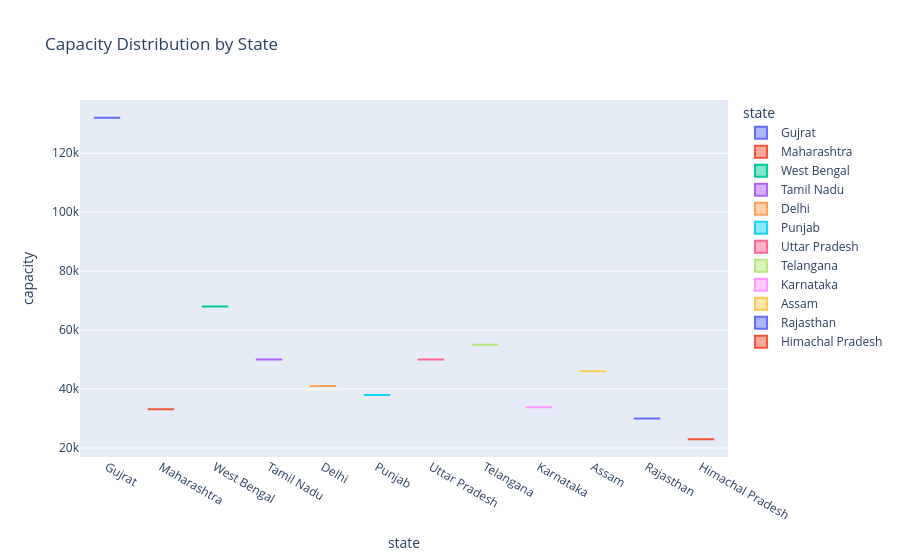

Here is the notebook cell this chart was saved with:
### Code cell
#  Box Plot: Capacity Distribution by State
fig = px.box(df, x="state", y="capacity", color="state",title="Capacity Distribution by State")
fig.show()

### Figure 1 — Plotly figure (JSON) as saved in the notebook; plotly's stock layout.template omitted (floating-point values rounded to 4 significant figures)
{"data": [{"alignmentgroup": "True", "hovertemplate": "state=%{x}<br>capacity=%{y}<extra></extra>", "legendgroup": "Gujrat", "marker": {"color": "#636efa"}, "name": "Gujrat", "notched": false, "offsetgroup": "Gujrat", "orientation": "v", "showlegend": true, "type": "box", "x": ["Gujrat"], "x0": " ", "xaxis": "x", "y": [132000], "y0": " ", "yaxis": "y"}, {"alignmentgroup": "True", "hovertemplate": "state=%{x}<br>capacity=%{y}<extra></extra>", "legendgroup": "Maharashtra", "marker": {"color": "#EF553B"}, "name": "Maharashtra", "notched": false, "offsetgroup": "Maharashtra", "orientation": "v", "showlegend": true, "type": "box", "x": ["Maharashtra"], "x0": " ", "xaxis": "x", "y": [33108], "y0": " ", "yaxis": "y"}, {"alignmentgroup": "True", "hovertemplate": "state=%{x}<br>capacity=%{y}<extra></extra>", "legendgroup": "West Bengal", "marker": {"color": "#00cc96"}, "name": "West Bengal", "notched": false, "offsetgroup": "West Bengal", "orientation": "v", "showlegend": true, "type": "box", "x": ["West Bengal"], "x0": " ", "xaxis": "x", "y": [68000], "y0": " ", "yaxis": "y"}, {"alignmentgroup": "True", "hovertemplate": "state=%{x}<br>capacity=%{y}<extra></extra>", "legendgroup": "Tamil Nadu", "marker": {"color": "#ab63fa"}, "name": "Tamil Nadu", "notched": false, "offsetgroup": "Tamil Nadu", "orientation": "v", "showlegend": true, "type": "box", "x": ["Tamil Nadu"], "x0": " ", "xaxis": "x", "y": [50000], "y0": " ", "yaxis": "y"}, {"alignmentgroup": "True", "hovertemplate": "state=%{x}<br>capacity=%{y}<extra></extra>", "legendgroup": "Delhi", "marker": {"color": "#FFA15A"}, "name": "Delhi", "notched": false, "offsetgroup": "Delhi", "orientation": "v", "showlegend": true, "type": "box", "x": ["Delhi"], "x0": " ", "xaxis": "x", "y": [41000], "y0": " ", "yaxis": "y"}, {"alignmentgroup": "True", "hovertemplate": "state=%{x}<br>capacity=%{y}<extra></extra>", "legendgroup": "Punjab", "marker": {"color": "#19d3f3"}, "name": "Punjab", "notched": false, "offsetgroup": "Punjab", "orientation": "v", "showlegend": true, "type": "box", "x": ["Punjab"], "x0": " ", "xaxis": "x", "y": [38000], "y0": " ", "yaxis": "y"}, {"alignmentgroup": "True", "hovertemplate": "state=%{x}<br>capacity=%{y}<extra></extra>", "legendgroup": "Uttar Pradesh", "marker": {"color": "#FF6692"}, "name": "Uttar Pradesh", "notched": false, "offsetgroup": "Uttar Pradesh", "orientation": "v", "showlegend": true, "type": "box", "x": ["Uttar Pradesh"], "x0": " ", "xaxis": "x", "y": [50000], "y0": " ", "yaxis": "y"}, {"alignmentgroup": "True", "hovertemplate": "state=%{x}<br>capacity=%{y}<extra></extra>", "legendgroup": "Telangana", "marker": {"color": "#B6E880"}, "name": "Telangana", "notched": false, "offsetgroup": "Telangana", "orientation": "v", "showlegend": true, "type": "box", "x": ["Telangana"], "x0": " ", "xaxis": "x", "y": [55000], "y0": " ", "yaxis": "y"}, {"alignmentgroup": "True", "hovertemplate": "state=%{x}<br>capacity=%{y}<extra></extra>", "legendgroup": "Karnataka", "marker": {"color": "#FF97FF"}, "name": "Karnataka", "notched": false, "offsetgroup": "Karnataka", "orientation": "v", "showlegend": true, "type": "box", "x": ["Karnataka"], "x0": " ", "xaxis": "x", "y": [33800], "y0": " ", "yaxis": "y"}, {"alignmentgroup": "True", "hovertemplate": "state=%{x}<br>capacity=%{y}<extra></extra>", "legendgroup": "Assam", "marker": {"color": "#FECB52"}, "name": "Assam", "notched": false, "offsetgroup": "Assam", "orientation": "v", "showlegend": true, "type": "box", "x": ["Assam"], "x0": " ", "xaxis": "x", "y": [46000], "y0": " ", "yaxis": "y"}, {"alignmentgroup": "True", "hovertemplate": "state=%{x}<br>capacity=%{y}<extra></extra>", "legendgroup": "Rajasthan", "marker": {"color": "#636efa"}, "name": "Rajasthan", "notched": false, "offsetgroup": "Rajasthan", "orientation": "v", "showlegend": true, "type": "box", "x": ["Rajasthan"], "x0": " ", "xaxis": "x", "y": [30000], "y0": " ", "yaxis": "y"}, {"alignmentgroup": "True", "hovertemplate": "state=%{x}<br>capacity=%{y}<extra></extra>", "legendgroup": "Himachal Pradesh", "marker": {"color": "#EF553B"}, "name": "Himachal Pradesh", "notched": false, "offsetgroup": "Himachal Pradesh", "orientation": "v", "showlegend": true, "type": "box", "x": ["Himachal Pradesh"], "x0": " ", "xaxis": "x", "y": [23000], "y0": " ", "yaxis": "y"}], "layout": {"boxmode": "overlay", "legend": {"title": {"text": "state"}, "tracegroupgap": 0}, "title": {"text": "Capacity Distribution by State"}, "xaxis": {"anchor": "y", "categoryarray": ["Gujrat", "Maharashtra", "West Bengal", "Tamil Nadu", "Delhi", "Punjab", "Uttar Pradesh", "Telangana", "Karnataka", "Assam", "Rajasthan", "Himachal Pradesh"], "categoryorder": "array", "domain": [0, 1], "title": {"text": "state"}}, "yaxis": {"anchor": "x", "domain": [0, 1], "title": {"text": "capacity"}}}}
